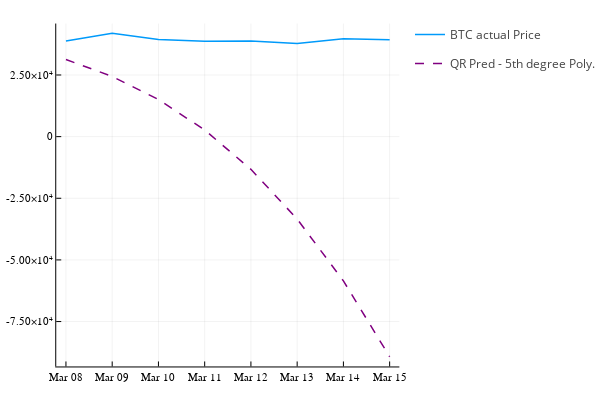

The notebook cell this image was saved under:
### Code cell
plot(dataBitcoin_wa.DateMonth, dataBitcoin_wa.PriceFloat, label = "BTC actual Price", linewidth=1.5)
plot!(dataBitcoin_wa.DateMonth, qr_pred_week, label = "QR Pred - 5th degree Poly.", linewidth=1.5, line=:dash, color=:purple)

### Figure 1 — Plotly figure (JSON) as saved in the notebook; plotly's stock layout.template omitted (floating-point values rounded to 4 significant figures)
{"data": [{"colorbar": {"title": ""}, "legendgroup": "BTC actual Price", "line": {"color": "rgba(0, 154, 250, 1.000)", "dash": "solid", "shape": "linear", "width": 1.5}, "mode": "lines", "name": "BTC actual Price", "showlegend": true, "type": "scatter", "x": [0.5, 1.5, 2.5, 3.5, 4.5, 5.5, 6.5, 7.5], "xaxis": "x", "y": [38740.0, 41929, 39420.0, 38730.0, 38810.0, 37790.0, 39670.0, 39290.0], "yaxis": "y", "zmax": null, "zmin": null}, {"colorbar": {"title": ""}, "legendgroup": "QR Pred - 5th degree Poly.", "line": {"color": "rgba(128, 0, 128, 1.000)", "dash": "dash", "shape": "linear", "width": 1.5}, "mode": "lines", "name": "QR Pred - 5th degree Poly.", "showlegend": true, "type": "scatter", "x": [0.5, 1.5, 2.5, 3.5, 4.5, 5.5, 6.5, 7.5], "xaxis": "x", "y": [31270.0, 24420.0, 15060.0, 2696.0, -13260.0, -33430.0, -58520.0, -89280.0], "yaxis": "y", "zmax": null, "zmin": null}], "layout": {"annotations": [], "height": 400, "legend_position": {"bgcolor": "rgba(255, 255, 255, 1.000)", "bordercolor": "rgba(0, 0, 0, 1.000)", "borderwidth": 1, "font": {"color": "rgba(0, 0, 0, 1.000)", "family": "sans-serif", "size": 11}, "title": {"font": {"color": "rgba(0, 0, 0, 1.000)", "family": "sans-serif", "size": 15}, "text": ""}, "tracegroupgap": 0, "traceorder": "normal", "x": 1, "xanchor": "auto", "y": 1, "yanchor": "auto"}, "margin": {"b": 20, "l": 0, "r": 0, "t": 20}, "paper_bgcolor": "rgba(255, 255, 255, 1.000)", "plot_bgcolor": "rgba(255, 255, 255, 1.000)", "showlegend": true, "width": 600, "xaxis": {"anchor": "y", "domain": [0.1399, 0.9934], "gridcolor": "rgba(0, 0, 0, 0.100)", "gridwidth": 0.5, "linecolor": "rgba(0, 0, 0, 1.000)", "mirror": false, "range": [0.29, 7.71], "showgrid": true, "showline": true, "showticklabels": true, "tickangle": 0, "tickcolor": "rgb(0, 0, 0)", "tickfont": {"color": "rgba(0, 0, 0, 1.000)", "family": "sans-serif", "size": 11}, "tickmode": "array", "ticks": "inside", "ticktext": ["Mar 08", "Mar 09", "Mar 10", "Mar 11", "Mar 12", "Mar 13", "Mar 14", "Mar 15"], "tickvals": [0.5, 1.5, 2.5, 3.5, 4.5, 5.5, 6.5, 7.5], "title": "", "titlefont": {"color": "rgba(0, 0, 0, 1.000)", "family": "sans-serif", "size": 15}, "type": "-", "visible": true, "zeroline": false, "zerolinecolor": "rgba(0, 0, 0, 1.000)"}, "yaxis": {"anchor": "x", "domain": [0.03762, 0.9902], "gridcolor": "rgba(0, 0, 0, 0.100)", "gridwidth": 0.5, "linecolor": "rgba(0, 0, 0, 1.000)", "mirror": false, "range": [-93210.0, 45870.0], "showgrid": true, "showline": true, "showticklabels": true, "tickangle": 0, "tickcolor": "rgb(0, 0, 0)", "tickfont": {"color": "rgba(0, 0, 0, 1.000)", "family": "sans-serif", "size": 11}, "tickmode": "array", "ticks": "inside", "ticktext": ["-7.50×10⁴", "-5.00×10⁴", "-2.50×10⁴", "0", "2.50×10⁴"], "tickvals": [-75000, -50000, -25000, 0, 25000], "title": "", "titlefont": {"color": "rgba(0, 0, 0, 1.000)", "family": "sans-serif", "size": 15}, "type": "-", "visible": true, "zeroline": false, "zerolinecolor": "rgba(0, 0, 0, 1.000)"}}}
